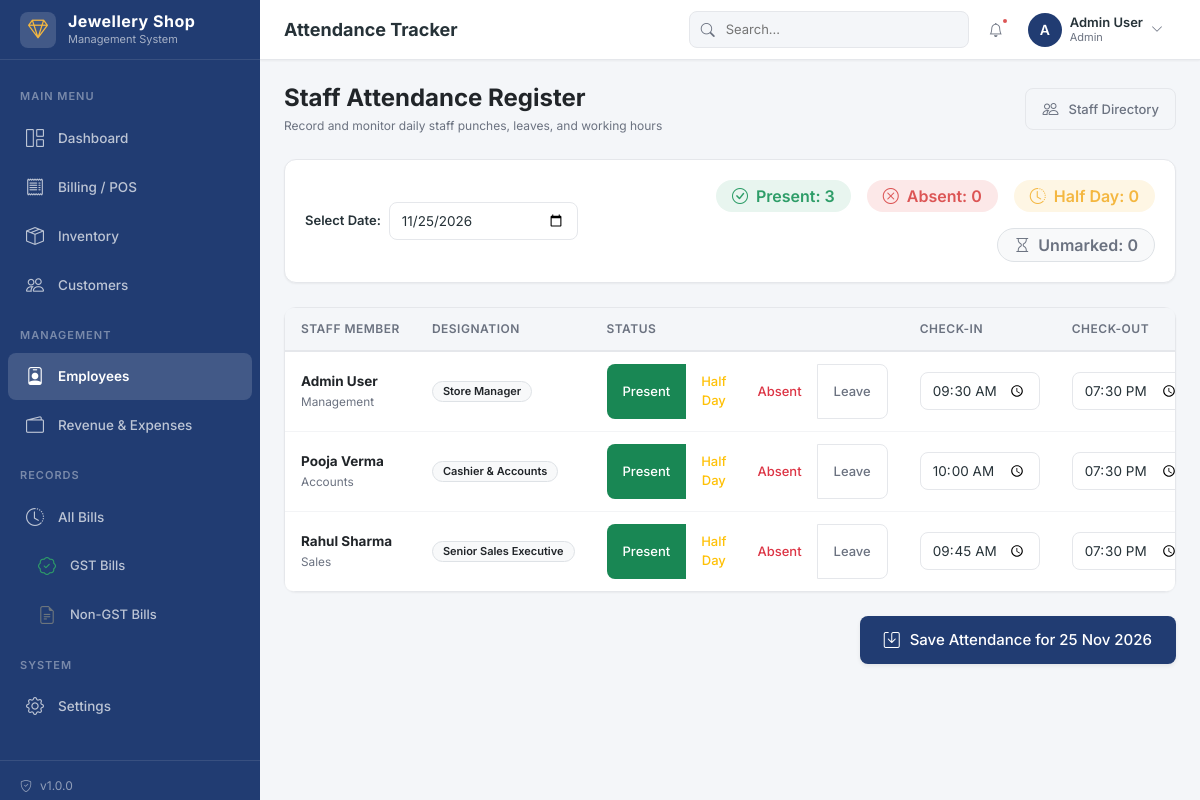
Page /modules/employees/attendance.php (signed in) on the committed database.
### tables this page shows
CREATE TABLE attendance (
    id INT AUTO_INCREMENT PRIMARY KEY,
    employee_id INT NOT NULL,
    attendance_date DATE NOT NULL,
    status ENUM('present', 'absent', 'half_day', 'leave') DEFAULT 'present',
    check_in TIME DEFAULT NULL,
    check_out TIME DEFAULT NULL,
    notes TEXT,
    created_at TIMESTAMP DEFAULT CURRENT_TIMESTAMP,
    FOREIGN KEY (employee_id) REFERENCES employees(id) ON DELETE CASCADE,
    UNIQUE KEY unique_attendance (employee_id, attendance_date),
    INDEX idx_date (attendance_date),
    INDEX idx_employee_date (employee_id, attendance_date)
);

CREATE TABLE employees (
    id INT AUTO_INCREMENT PRIMARY KEY,
    user_id INT DEFAULT NULL,
    first_name VARCHAR(100) NOT NULL,
    last_name VARCHAR(100) DEFAULT '',
    email VARCHAR(150) DEFAULT '',
    phone VARCHAR(20) NOT NULL,
    address TEXT,
    designation VARCHAR(100) DEFAULT '',
    department VARCHAR(100) DEFAULT '',
    joining_date DATE DEFAULT NULL,
    salary DECIMAL(12,2) DEFAULT 0.00,
    status ENUM('active', 'inactive', 'terminated') DEFAULT 'active',
    photo VARCHAR(255) DEFAULT '',
    created_at TIMESTAMP DEFAULT CURRENT_TIMESTAMP,
    updated_at TIMESTAMP DEFAULT CURRENT_TIMESTAMP ON UPDATE CURRENT_TIMESTAMP,
    FOREIGN KEY (user_id) REFERENCES users(id) ON DELETE SET NULL,
    INDEX idx_phone (phone),
    INDEX idx_status (status),
    INDEX idx_name (first_name, last_name)
);

### config/database.php (called while the page is built, shortened)
<?php
function appUrl($path = '') {
    $scriptName = $_SERVER['SCRIPT_NAME'] ?? '';
    $base = '';
    if (strpos($scriptName, '/POS-Jewellery') === 0) {
        $base = '/POS-Jewellery';
    }
    $path = ltrim($path, '/');
    return $base . ($path ? '/' . $path : '');
}
function url($path = '') {
    return appUrl($path);
}
function sanitize($input) {
    return htmlspecialchars(trim($input), ENT_QUOTES, 'UTF-8');
}

### modules/employees/attendance.php (the view, shortened to what this page needs)
<?php
require_once __DIR__ . '/../../config/database.php';
$pdo = getDBConnection();
$selectedDate = !empty($_GET['date']) ? $_GET['date'] : date('Y-m-d');
$sql = "SELECT e.id as emp_id, e.first_name, e.last_name, e.designation, e.department,
               a.id as attendance_id, a.status, a.check_in, a.check_out, a.notes
        FROM employees e
        LEFT JOIN attendance a ON e.id = a.employee_id AND a.attendance_date = ?
        WHERE e.status = 'active'
        ORDER BY e.first_name ASC";
$stmt = $pdo->prepare($sql);
$stmt->execute([$selectedDate]);
$staffAttendance = $stmt->fetchAll();
$counts = ['present' => 0, 'absent' => 0, 'half_day' => 0, 'leave' => 0, 'not_marked' => 0];
foreach ($staffAttendance as $s) {
    if ($s['status']) {
        $counts[$s['status']] = ($counts[$s['status']] ?? 0) + 1;
    } else {
        $counts['not_marked']++;
    }
}
include __DIR__ . '/../../includes/header.php';
?>
<div class="d-flex justify-content-between align-items-center mb-4 flex-wrap gap-2">
    <div>
        <h4 class="mb-1 fw-bold text-dark">Staff Attendance Register</h4>
        <p class="text-muted fs-sm mb-0">Record and monitor daily staff punches, leaves, and working hours</p>
    </div>
    <div class="d-flex gap-2">
        <a href="<?php echo url('modules/employees/index.php'); ?>" class="btn btn-outline-secondary">
            <i class="bi bi-people me-1"></i> Staff Directory
        </a>
    </div>
</div>
<div class="card mb-4">
    <div class="card-body">
        <div class="row g-3 align-items-center">
            <div class="col-md-4">
                <form method="GET" action="" class="d-flex align-items-center gap-2">
                    <label class="form-label mb-0 fw-semibold text-nowrap">Select Date:</label>
                    <input type="date" class="form-control" name="date" value="<?php echo $selectedDate; ?>" onchange="this.form.submit()">
                </form>
            </div>
            <div class="col-md-8">
                <div class="d-flex justify-content-md-end align-items-center flex-wrap gap-3">
                    <span class="badge bg-success-light text-success px-3 py-2 fs-6">
                        <i class="bi bi-check-circle me-1"></i> Present: <?php echo $counts['present']; ?>
                    </span>
                    <span class="badge bg-danger-light text-danger px-3 py-2 fs-6">
                        <i class="bi bi-x-circle me-1"></i> Absent: <?php echo $counts['absent']; ?>
                    </span>
                    <span class="badge bg-warning-light text-warning px-3 py-2 fs-6">
                        <i class="bi bi-clock-history me-1"></i> Half Day: <?php echo $counts['half_day']; ?>
                    </span>
                    <span class="badge bg-light text-muted border px-3 py-2 fs-6">
                        <i class="bi bi-hourglass me-1"></i> Unmarked: <?php echo $counts['not_marked']; ?>
                    </span>
                </div>
            </div>
        </div>
    </div>
</div>
<form method="POST" action="">
    <div class="card mb-4">
        <div class="card-body p-0">
            <div class="table-container">
                <table class="table align-middle mb-0">
                    <thead>
                        <tr>
                            <th>Staff Member</th>
                            <th>Designation</th>
                            <th style="min-width: 280px;">Status</th>
                            <th>Check-In</th>
                            <th>Check-Out</th>
                        </tr>
                    </thead>
                    <tbody>
                        <?php foreach ($staffAttendance as $sa):
                            $id = $sa['emp_id'];
                        ?>
                        <tr>
                            <td>
                                <strong class="text-dark d-block"><?php echo sanitize($sa['first_name'] . ' ' . $sa['last_name']); ?></strong>
                                <small class="text-muted"><?php echo sanitize($sa['department']); ?></small>
                            </td>
                            <td>
                                <span class="badge bg-light text-dark border"><?php echo sanitize($sa['designation']); ?></span>
                            </td>
                            <td>
                                <div class="btn-group btn-group-sm w-100" role="group">
                                    <label class="btn btn-outline-success" for="pres_<?php echo $id; ?>">Present</label>
                                    <label class="btn btn-outline-warning" for="half_<?php echo $id; ?>">Half Day</label>
                                    <label class="btn btn-outline-danger" for="abs_<?php echo $id; ?>">Absent</label>
                                    <label class="btn btn-outline-secondary" for="lev_<?php echo $id; ?>">Leave</label>
                                </div>
                            </td>
                            <td>
                                <input type="time" class="form-control form-control-sm" name="attendance[<?php echo $id; ?>][check_in]" value="<?php echo $sa['check_in'] ? substr($sa['check_in'], 0, 5) : '09:30'; ?>" style="max-width: 120px;">
                            </td>
                            <td>
                                <input type="time" class="form-control form-control-sm" name="attendance[<?php echo $id; ?>][check_out]" value="<?php echo $sa['check_out'] ? substr($sa['check_out'], 0, 5) : '19:30'; ?>" style="max-width: 120px;">
                            </td>
                        </tr>
                        <?php endforeach; ?>
                    </tbody>
                </table>
            </div>
        </div>
    </div>
    <div class="text-end mb-5">
        <button type="submit" class="btn btn-primary btn-lg shadow-sm">
            <i class="bi bi-save me-1"></i> Save Attendance for <?php echo date('d M Y', strtotime($selectedDate)); ?>
        </button>
    </div>
</form>
<?php include __DIR__ . '/../../includes/footer.php'; ?>

### assets/css/style.css (style rules this page uses)
:root { --primary: #213C72; --primary-light: #2d4f94; --primary-dark: #182c54; --secondary: #F4F6F9; --background: #FFFFFF; --success: #2E9D68; --success-light: #e8f5ef; --warning: #F4B740; --warning-light: #fef6e4; --danger: #DC5555; --danger-light: #fce8e8; --info: #3B82F6; --info-light: #eff6ff; --text: #263238; --text-muted: #6B7280; --text-light: #9CA3AF; --border: #E5E7EB; --border-light: #F3F4F6; --sidebar-width: 260px; --topbar-height: 60px; --shadow-sm: 0 1px 2px rgba(0,0,0,0.05); --shadow: 0 1px 3px rgba(0,0,0,0.1), 0 1px 2px rgba(0,0,0,0.06); --shadow-md: 0 4px 6px -1px rgba(0,0,0,0.1), 0 2px 4px -1px rgba(0,0,0,0.06); --shadow-lg: 0 10px 15px -3px rgba(0,0,0,0.1), 0 4px 6px -2px rgba(0,0,0,0.05); --radius: 8px; --radius-sm: 4px; --radius-lg: 12px; --transition: all 0.2s ease; }
* { margin: 0; padding: 0; box-sizing: border-box; }
body { font-family: 'Inter', -apple-system, BlinkMacSystemFont, 'Segoe UI', Roboto, sans-serif; font-size: 14px; color: var(--text); background: var(--secondary); line-height: 1.5; overflow-x: hidden; }
a { color: var(--primary); text-decoration: none; transition: var(--transition); }
.card { background: var(--background); border: 1px solid var(--border); border-radius: var(--radius-lg); box-shadow: var(--shadow-sm); margin-bottom: 24px; transition: var(--transition); }
.card-body { padding: 20px; }
.table-container { overflow-x: auto; border-radius: var(--radius); }
.table { width: 100%; font-size: 13.5px; margin: 0; }
.table thead th { background: var(--secondary); font-weight: 600; font-size: 12px; text-transform: uppercase; letter-spacing: 0.5px; color: var(--text-muted); padding: 12px 16px; border-bottom: 2px solid var(--border); white-space: nowrap; }
.table tbody td { padding: 12px 16px; vertical-align: middle; border-bottom: 1px solid var(--border-light); }
.table tbody tr:last-child td { border-bottom: none; }
.btn { font-size: 13px; font-weight: 500; padding: 8px 16px; border-radius: var(--radius); transition: var(--transition); display: inline-flex; align-items: center; gap: 6px; border: none; cursor: pointer; }
.btn i { font-size: 16px; }
.btn-primary { background: var(--primary); color: #fff; }
.btn-outline-secondary { background: transparent; border: 1px solid var(--border); color: var(--text-muted); }
.btn-lg { font-size: 15px; padding: 12px 24px; }
.form-label { font-size: 13px; font-weight: 600; color: var(--text); margin-bottom: 4px; }
.form-control { font-size: 13.5px; padding: 8px 12px; border: 1px solid var(--border); border-radius: var(--radius); transition: var(--transition); color: var(--text); }
.form-control::placeholder { color: var(--text-light); }
.badge { font-size: 11px; font-weight: 600; padding: 4px 10px; border-radius: 20px; }
.text-success { color: var(--success) !important; }
.text-warning { color: var(--warning) !important; }
.text-danger { color: var(--danger) !important; }
.text-muted { color: var(--text-muted) !important; }
.bg-success-light { background: var(--success-light) !important; }
.bg-warning-light { background: var(--warning-light) !important; }
.bg-danger-light { background: var(--danger-light) !important; }
.fs-sm { font-size: 12px; }

### rows in the picture
attendance: employee.last_name "Admin User", employee.department "Management", employee.designation "Store Manager", check_in "09:30", check_out "19:30"
attendance: employee.last_name "Pooja Verma", employee.department "Accounts", employee.designation "Cashier & Accounts", check_in "10:00", check_out "19:30"
attendance: employee.last_name "Rahul Sharma", employee.department "Sales", employee.designation "Senior Sales Executive", check_in "09:45", check_out "19:30"

### other values in the picture
getSetting('shop_name', 'Jewellery ERP') "Jewellery Shop"
APP_VERSION "1.0.0"
$pageTitle "Attendance Tracker"
substr($currentUser['name'], 0, 1) "A"
$currentUser['name'] "Admin User"
$currentUser['role'] "Admin"
$counts['present'] "3"
$counts['absent'] "0"
$counts['half_day'] "0"
$counts['not_marked'] "0"
date('d M Y', strtotime($selectedDate)) "25 Nov 2026"
